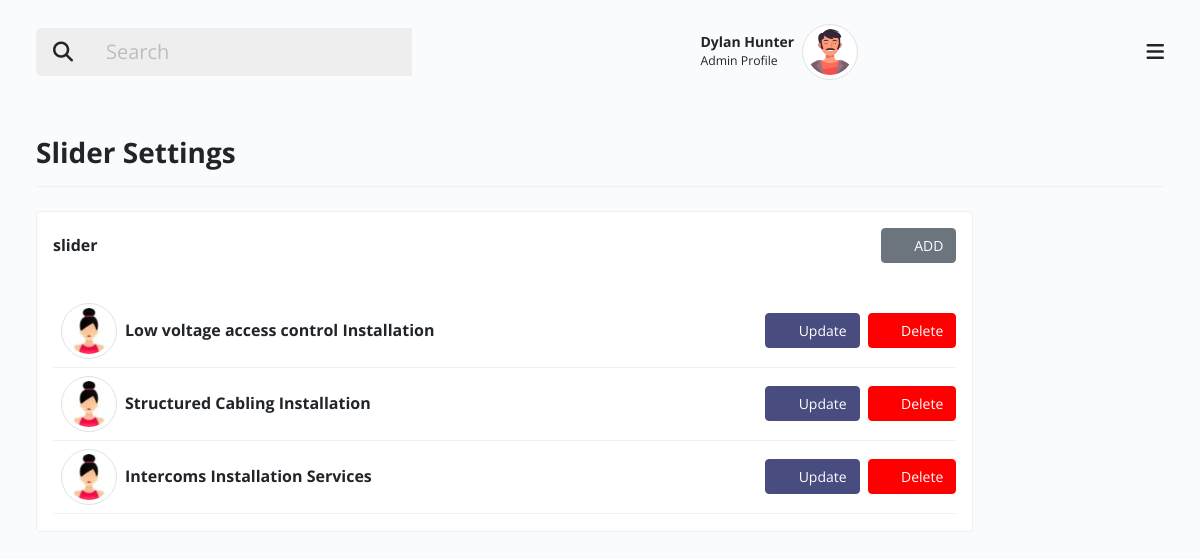
Page /admin/slider_setting.php (signed in) on the committed database.
### tables this page shows
CREATE TABLE `_users` (
  `id` int(11) NOT NULL,
  `first_name` varchar(25) NOT NULL,
  `last_name` varchar(25) NOT NULL,
  `email` varchar(50) NOT NULL,
  `password` varchar(25) NOT NULL,
  `date` datetime NOT NULL
);

CREATE TABLE `_slides` (
  `id` int(11) NOT NULL,
  `pagelink` varchar(50) NOT NULL,
  `pagetitle` varchar(50) NOT NULL,
  `headline` varchar(100) NOT NULL,
  `short_text` varchar(255) NOT NULL,
  `filename` varchar(255) NOT NULL,
  `created` datetime NOT NULL,
  `modified` datetime NOT NULL
);

### admin/slider_setting.php (the view, shortened to what this page needs)
<?php
require_once('_header.php');
require_once('_sidebar.php');
require_once('_bodyheader.php');
?>
<div class="body d-flex py-lg-3 py-md-2">
    <div class="container-xxl">
        <div class="row align-items-center">
            <div class="border-0 mb-4">
                <div
                    class="card-header py-3 no-bg bg-transparent d-flex align-items-center px-0 justify-content-between border-bottom flex-wrap">
                    <h3 class="fw-bold mb-0">Slider Settings</h3>
                </div>
            </div>
        </div>
        <div class="row clearfix  g-3">
            <div class="col-lg-12 col-md-12 flex-column">
                <div class="row g-3 row-deck">
                    <div class="col-xxl-11 col-xl-10 col-lg-8 col-md-12">
                        <div class="card">
                            <div class="card-header py-3 d-flex align-items-center">
                                <h6 class="mb-0 fw-bold ">slider</h6>
                                <button type="button" class="btn btn-secondary btn-set-task w-sm-100 ms-auto"
                                    data-bs-toggle="modal" data-bs-target="#createnewrecord"><i
                                        class="icofont-plus-circle me-2 fs-6"></i>ADD</button>
                            </div>
                            <div class="card-body">
                                <div class="flex-grow-1 mem-list">
                                    <?php require('_dbconnection.php');
                                            $sql = "SELECT * FROM _slides ORDER BY id ASC ";
                                            $result = mysqli_query($conn, $sql);
                                            $numrows = mysqli_num_rows($result);
                                            if( $numrows > 0){
                                                while($row = mysqli_fetch_assoc($result)){
                                        ?>
                                    <div class="py-2 d-flex align-items-center border-bottom">
                                        <div class="d-flex ms-2 align-items-center flex-fill">
                                            <img src="assets/images/xs/avatar6.jpg"
                                                class="avatar lg rounded-circle img-thumbnail" alt="avatar">
                                            <div class="d-flex flex-column ps-2">
                                                <h6 class="fw-bold mb-0"><?php echo $row['headline']; ?></h6>
                                            </div>
                                        </div>
                                        <button type="button" class="btn btn-dark btn-set-task w-sm-100"
                                            data-bs-toggle="modal"
                                            data-bs-target="#createtask<?php echo $row['id'] ?>"><i
                                                class="icofont-plus-circle me-2 fs-6"></i>Update</button>
                                                <form action="slider_update_server.php" method="POST" class="p-0 m-0" >
                                        <button type="submit" class="btn btn-primary btn-set-task w-sm-100 ms-2"
                                            ><i
                                                class="icofont-minus-circle me-2 fs-6"></i>Delete</button>
                                                </form>
                                    </div>
                                    <?php } } ?>
                                </div>
                            </div>
                        </div>
                    </div>
                </div>
            </div>
        </div>
    </div>
</div>
<?php
require_once('_footer.php');
?>

### admin/_bodyheader.php (shortened to what this page needs)
<div class="main px-lg-4 px-md-4">
    <div class="header">
        <nav class="navbar py-4">
            <div class="container-xxl">
                <?php
                        require('_dbconnection.php');
                        $sql = "SELECT * FROM _users";
                        $result = mysqli_query($conn, $sql);
                        $row = mysqli_fetch_assoc($result);
                        $user_fname =  "".$row['first_name']." ".$row['last_name']."";
                        ?>
                <div class="h-right d-flex align-items-center mr-5 mr-lg-0 order-1">
                    <div class="dropdown user-profile ml-2 ml-sm-3 d-flex align-items-center zindex-popover">
                        <div class="u-info me-2">
                            <p class="mb-0 text-end line-height-sm "><span class="font-weight-bold"><?php echo $user_fname; ?></span></p>
                            <small>Admin Profile</small>
                        </div>
                        <a class="nav-link dropdown-toggle pulse p-0" href="#" role="button" data-bs-toggle="dropdown" data-bs-display="static">
                            <img class="avatar lg rounded-circle img-thumbnail" src="assets/images/profile_av.png" alt="profile">
                        </a>
                    </div>
                </div>
                <button class="navbar-toggler p-0 border-0 menu-toggle order-3" type="button" data-bs-toggle="collapse" data-bs-target="#mainHeader">
                    <span class="fa fa-bars"></span>
                </button>
                <div class="order-0 col-lg-4 col-md-4 col-sm-12 col-12 mb-3 mb-md-0 ">
                    <div class="input-group flex-nowrap input-group-lg">
                        <button type="button" class="input-group-text" id="addon-wrapping"><i class="fa fa-search"></i></button>
                        <input type="search" class="form-control" placeholder="Search" aria-label="search" aria-describedby="addon-wrapping">
                    </div>
                </div>
            </div>
        </nav>
    </div>

### rows in the picture
_users: user_fname "Dylan Hunter"
_slides: headline "Low voltage access control Installation"
_slides: headline "Structured Cabling Installation"
_slides: headline "Intercoms Installation Services"
